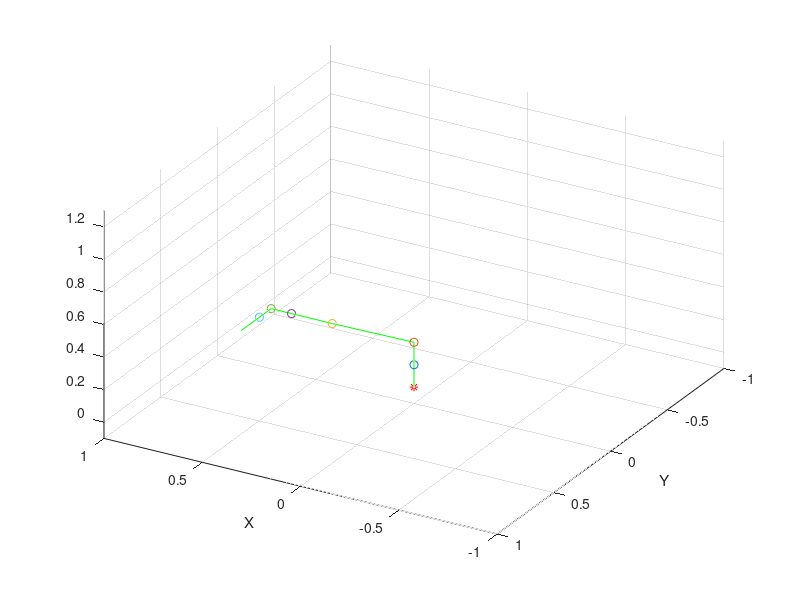

The MATLAB source for this figure:
%Simon Michaud
%Creation: 2018-10-03
%Modifications 2018-10-09

%function tao = Jaco6DOFSDynamics(theta, dtheta, ddtheta)
clear all;
theta = [180,270,180,270,270,270];
dtheta = [0,0,0,0,0,0];
ddtheta = [0,0,0,0,0,0];
%% Masses et Inerties
g = 9.81;

m = [0.18198,0.42399,0.21100,0.09184, 0.09184,0.727];
Ipm = [0.0001020703 0.0003248936 0.0003536944 -5.214394e-9 -0.000021186541 -4.141348e-9];
Ic = [Ipm(2), Ipm(3), Ipm(1), -Ipm(6), -Ipm(4), Ipm(5)];
I(:,:,1) = [Ic(1), Ic(4), Ic(5); Ic(4), Ic(2), Ic(6); Ic(5), Ic(6), Ic(3)];
Ipm = [0.0037862305 0.0037251264 0.000069776668 0 0 5.903745e-8];
Ic = [Ipm(3), Ipm(2), Ipm(1), Ipm(6), Ipm(5), Ipm(4)];
I(:,:,2) = [Ic(1), Ic(4), Ic(5); Ic(4), Ic(2), Ic(6); Ic(5), Ic(6), Ic(3)];
Ipm = [0.0005109958 0.0004804467 0.00004810136 1.922692e-9 -0.000001586224 1.960234e-9];
Ic = [Ipm(2), Ipm(3), Ipm(1), -Ipm(6), -Ipm(4), Ipm(5)];
I(:,:,3) = [Ic(1), Ic(4), Ic(5); Ic(4), Ic(2), Ic(6); Ic(5), Ic(6), Ic(3)];
Ipm = [0.0001933181 0.00007567544 0.0001953757 -0.00003628615 -1.204e-8 1.37e-8];
Ic = [Ipm(3), -Ipm(1), Ipm(2), Ipm(5), -Ipm(6), -Ipm(4)];
I(:,:,4) = [Ic(1), Ic(4), Ic(5); Ic(4), Ic(2), Ic(6); Ic(5), Ic(6), Ic(3)];
Ic = [Ipm(3), Ipm(2), Ipm(1), Ipm(6), -Ipm(5), -Ipm(4)];
I(:,:,5) = [Ic(1), Ic(4), Ic(5); Ic(4), Ic(2), Ic(6); Ic(5), Ic(6), Ic(3)];
Ipm = [0.00004659624 0.00002647306 0.00005247987 0.00000413032 -1.0573e-7 -3.244e-8];
Ic = [Ipm(3), Ipm(1), Ipm(2), Ipm(5), -Ipm(6), -Ipm(4)];
I(:,:,6) = [Ic(1), Ic(4), Ic(5); Ic(4), Ic(2), Ic(6); Ic(5), Ic(6), Ic(3)];

%% Variables pour la cinematique du robot    
q(1) = theta(1);
q(2) = theta(2)-90;
q(3) = theta(3)+90;
q(4) = -theta(4);
q(5) = -theta(5);
q(6) = theta(6);

D(1) = 0.2755;
D(2) = 0.4100;
D(3) = 0.2073;
D(4) = 0.1038;
D(5) = 0.1038;
D(6) = 0.16;
e2 = 0.0098;

%% Parametres DH du manipulateur
DH = [0, 0, -D(1), q(1); -pi/2, 0, 0, q(2); pi ,D(2), -e2, q(3); 3*pi/2, 0, (D(3)+D(4)), q(4); pi/2, 0, 0, q(5); 3*pi/2, 0, -(D(5)+D(6)), q(6)];

alpha(1)=DH(1,1);
alpha(2)=DH(2,1);
alpha(3)=DH(3,1);
alpha(4)=DH(4,1);
alpha(5)=DH(5,1);
alpha(6)=DH(6,1);

d(1)=DH(1,3);
d(2)=DH(2,3);
d(3)=DH(3,3);
d(4)=DH(4,3);
d(5)=DH(5,3);
d(6)=DH(6,3);

a(1)=DH(1,2);
a(2)=DH(2,2);
a(3)=DH(3,2);
a(4)=DH(4,2);
a(5)=DH(5,2);
a(6)=DH(6,2);

%% Creation des matrices de rotation et de transformation entre les frames
for i=1:6
    T(:,:,i)=[cosd(q(i)) -sind(q(i)) 0 a(i);...
        sind(q(i))*cos(alpha(i)) cos(alpha(i))*cosd(q(i)) -sin(alpha(i)) -d(i)*sin(alpha(i)); ...
        sind(q(i))*sin(alpha(i)) cosd(q(i))*sin(alpha(i)) cos(alpha(i)) d(i)*cos(alpha(i));...
        0 0 0 1];
    Ri_i1(:,:,i) = [cosd(q(i)) -sind(q(i)) 0;...
        sind(q(i))*cos(alpha(i)) cos(alpha(i))*cosd(q(i)) -sin(alpha(i)) ; ...
        sind(q(i))*sin(alpha(i)) cosd(q(i))*sin(alpha(i)) cos(alpha(i))];
    Ri1_i(:,:,i) = transpose(Ri_i1(:,:,i));
           
end
%% Creation des matrices de transformation, de rotation en fonction du frame de reference et vecteurs de position
T0=[1 0 0 0; 0 -1 0 0; 0 0 -1 0; 0 0 0 1];
T0(:,:,1) = T0 *T(:,:,1);
R0 = [1 0 0; 0 -1 0; 0 0 -1];
R0(:,:,1) = R0*Ri_i1(:,:,1);
Pi_i1(:,:,1) = [T0(1,4,1), T0(2,4,1), T0(3,4,1)];
for i = 2:6
    T0(:,:,i) = T0(:,:,i-1) *T(:,:,i);
    R0(:,:,i) = R0(:,:,i-1)*Ri_i1(:,:,i);
    Pi_i1(:,:,i) = [T0(1,4,i), T0(2,4,i), T0(3,4,i)];
    J(:,:,i) = Pi_i1(:,:,i);
end
J(:,:,1) = Pi_i1(:,:,1)/2;
J(:,:,4) = Pi_i1(:,:,3) +transpose(R0(:,:,3)*[0;D(3);0]);
J(:,:,6) = Pi_i1(:,:,4) + transpose(R0(:,:,5)*[0;-D(5);0]);
%% Vecteurs unitaires des differentes bases vectorielles
for i = 1:6
   ux(:,:,i) = R0(:,:,i)*[0.1;0;0];
   ux(:,:,i) = transpose([T0(1,4,i), T0(2,4,i), T0(3,4,i)]) +  ux(:,:,i)/sqrt(ux(1,1,i)^2 + ux(2,1,i)^2 + ux(3,1,i)^2);
   uy(:,:,i) = R0(:,:,i)*[0;0.1;0]; 
   uy(:,:,i) = transpose([T0(1,4,i), T0(2,4,i), T0(3,4,i)]) + uy(:,:,i)/sqrt(uy(1,1,i)^2 + uy(2,1,i)^2 + uy(3,1,i)^2);
   uz(:,:,i) = R0(:,:,i)*[0;0;0.1]; 
   uz(:,:,i) = transpose([T0(1,4,i), T0(2,4,i), T0(3,4,i)]) + uz(:,:,i)/sqrt(uz(1,1,i)^2 + uz(2,1,i)^2 + uz(3,1,i)^2);
end

%% Definition des centres de masses
Pi_cm(:,:,1) = J(:,:,1) + transpose(R0(:,:,1)*[-0.2371; 10.29; -69.17].*10^(-3));
Pi_cm(:,:,2) = J(:,:,2) + transpose(R0(:,:,2)*[205.2; -0.026; -22.3].*10^(-3));
Pi_cm(:,:,3) = J(:,:,3) + transpose(R0(:,:,3)*[0.071; 64.37; -19.569].*10^(-3));
Pi_cm(:,:,4) = J(:,:,4) + transpose(R0(:,:,4)*[0.01; 13.28; 68.52].*10^(-3));
Pi_cm(:,:,5) = J(:,:,6) + transpose(R0(:,:,5)*[-0.01; 68.52; 13.28].*10^(-3));
Pi_cm(:,:,6) =  J(:,:,6) + transpose(R0(:,:,6)*[0.03; 6.84; -82.22].*10^(-3));

%% Definition des fonctions
w0 = [0;0;0];
dw0 = [0;0;0];
dv0 = [0;0;g];

w(:,:,1) = Ri1_i(:,:,1)*w0 + dtheta(1)*uz(:,:,1);
dw(:,:,1) = Ri1_i(:,:,1)*dw0 + cross(Ri1_i(:,:,1)*w0,dtheta(1)*uz(:,:,1)) + ddtheta(1)*uz(:,:,1);
dv(:,:,1) = Ri1_i(:,:,1)*(cross(dw0, transpose(Pi_i1(:,:,1))) + cross(w0, cross(w0, transpose(Pi_i1(:,:,1))))+dv0);
dvcm(:,:,1) = cross(dw(:,:,1),transpose(Pi_cm(:,:,1)))+ cross(w(:,:,1), cross(w(:,:,1),transpose(Pi_cm(:,:,1))))+dv(:,:,1);
F(:,:,1) = m(1)*dvcm(:,:,1);
N(:,:,1) = I(:,:,1)*dw(:,:,1)+cross(w(:,:,1), I(:,:,1)*w(:,:,1));

for i=2:6
    w(:,:,i) = Ri1_i(:,:,i)*w(:,:,i-1) + dtheta(i)*uz(:,:,i);
    dw(:,:,i) = Ri1_i(:,:,i)*dw(:,:,i-1) + cross(Ri1_i(:,:,i)*w(:,:,i-1), dtheta(i)*uz(:,:,i)) +  ddtheta(i)*uz(:,:,i);
    dv(:,:,i) = Ri1_i(:,:,i)*(cross(dw(:,:,i-1), transpose(Pi_i1(:,:,i))) + cross(w(:,:,i-1), cross(w(:,:,i-1), transpose(Pi_i1(:,:,i))))+dv(:,:,i-1));
    dvcm(:,:,i) = cross(dw(:,:,i),transpose(Pi_cm(:,:,i)))+ cross(w(:,:,i), cross(w(:,:,i),transpose(Pi_cm(:,:,i))))+dv(:,:,i);
    F(:,:,i) = m(i)*dvcm(:,:,i);
    N(:,:,i) = I(:,:,i)*dw(:,:,i)+cross(w(:,:,i), I(:,:,i)*w(:,:,i));
end

f(:,:,6) = Ri_i1(:,:,6)*[0;0;0] + F(:,:,6);
n(:,:,6) = N(:,:,6) + Ri_i1(:,:,6)*[0;0;0] + cross(transpose(Pi_cm(:,:,6)), F(:,:,6));
nT(:,:,6) = transpose(n(:,:,6));
tau(6) = nT(1,3,6);
for i =5:-1:1
    f(:,:,i) = Ri_i1(:,:,i)*f(:,:,i+1) + F(:,:,i);
    n(:,:,i) = N(:,:,i) + Ri_i1(:,:,i)*n(:,:,i+1) + cross(transpose(Pi_cm(:,:,i)), F(:,:,i));
    nT(:,:,i) = transpose(n(:,:,i));
    tau(i) = nT(1,3,i);
end
%% plot 
figure(1)
plot3([ 0 T0(1,4,1) T0(1,4,2) T0(1,4,3) T0(1,4,4) T0(1,4,5) T0(1,4,6)],[0  T0(2,4,1) T0(2,4,2) T0(2,4,3) T0(2,4,4) T0(2,4,5) T0(2,4,6)],[0 T0(3,4,1) T0(3,4,2) T0(3,4,3) T0(3,4,4) T0(3,4,5) T0(3,4,6)], 'g')
 xlabel('X')
   ylabel('Y')
   xlim([-1 1])
   ylim([-1 1])
   zlim([-0.1 1.3])
   view(210,40)
grid on
hold on 

plot3([0],[0],[0], '-r*')
for i=1:6
   plot3([J(1,1,i)], [J(1,2,i)], [J(1,3,i)], '-o') 
end

% Graphiques des centres de masses,et des bases vectorielles
for i=1:6
%    plot3([Pi_i1(1,1,i) ux(1,1,i)], [Pi_i1(1,2,i) ux(2,1,i)], [Pi_i1(1,3,i) ux(3,1,i)], 'r')
%    plot3([Pi_i1(1,1,i) uy(1,1,i)], [Pi_i1(1,2,i) uy(2,1,i)], [Pi_i1(1,3,i) uy(3,1,i)], 'm')
%    plot3([Pi_i1(1,1,i) uz(1,1,i)], [Pi_i1(1,2,i) uz(2,1,i)], [Pi_i1(1,3,i) uz(3,1,i)], 'b')
%    plot3([Pi_cm(1,1,i)], [Pi_cm(1,2,i)], [Pi_cm(1,3,i)], '-x')
end

